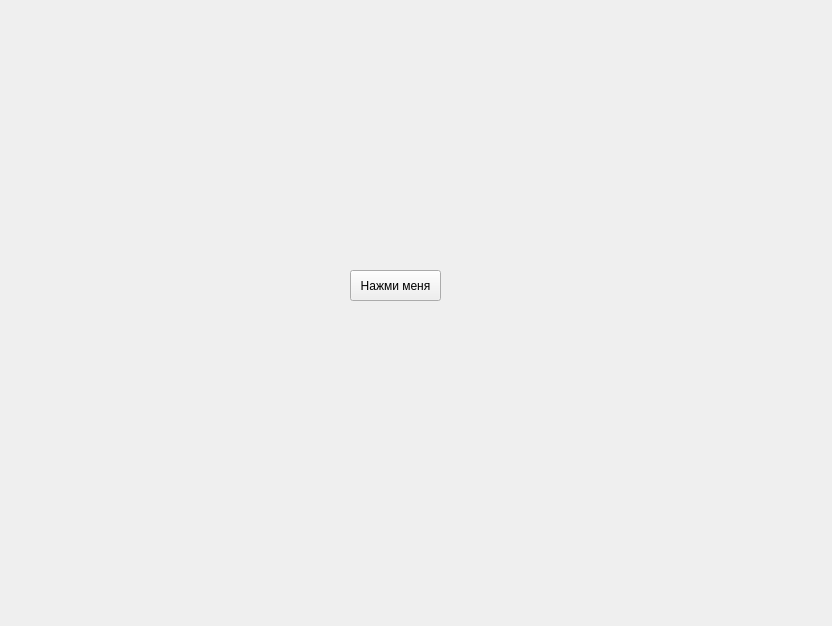
<?xml version="1.0" encoding="UTF-8"?>
<ui version="4.0">
 <class>MainWindow</class>
 <widget class="QMainWindow" name="MainWindow">
  <property name="geometry">
   <rect>
    <x>0</x>
    <y>0</y>
    <width>832</width>
    <height>626</height>
   </rect>
  </property>
  <property name="minimumSize">
   <size>
    <width>832</width>
    <height>626</height>
   </size>
  </property>
  <property name="maximumSize">
   <size>
    <width>832</width>
    <height>626</height>
   </size>
  </property>
  <property name="windowTitle">
   <string>MainWindow</string>
  </property>
  <widget class="QWidget" name="centralwidget">
   <property name="minimumSize">
    <size>
     <width>832</width>
     <height>626</height>
    </size>
   </property>
   <widget class="QPushButton" name="btn">
    <property name="geometry">
     <rect>
      <x>350</x>
      <y>270</y>
      <width>91</width>
      <height>31</height>
     </rect>
    </property>
    <property name="text">
     <string>Нажми меня</string>
    </property>
   </widget>
  </widget>
 </widget>
 <resources/>
 <connections/>
</ui>
